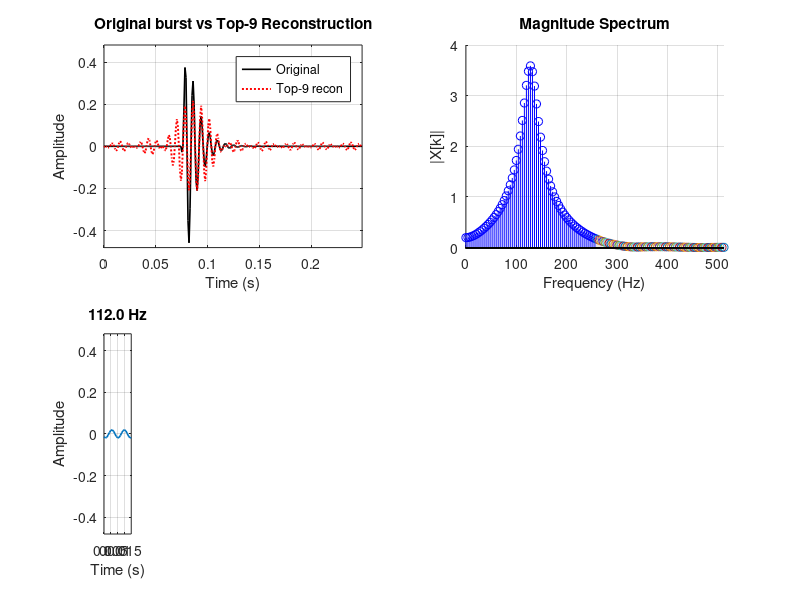

Recreate this plot in MATLAB. (Note: this script raises an error after producing the figure.)
% Demo: percussive burst decomposition, horizontal sinusoid panel
clear; close all;

% Parameters
fs = 1024;
N  = 256;
n  = 0:N-1;
t  = n/fs;

% --- Create a percussive burst (decaying cosine), asymmetrically windowed ---
f0  = 128;            % center frequency (Hz)
tau = 0.01;           % decay time (s)

% Core burst: decaying exponential cosine
burst = exp(-t/tau) .* cos(2*pi*f0*t);

% Asymmetric window:
fadeInLen = round(N/32);     % quick attack length
fadeIn  = hann(2*fadeInLen)'; 
fadeIn  = fadeIn(1:fadeInLen);   % take only rising half
sustain = ones(1, N - fadeInLen);
asymWin = [fadeIn sustain];      % total length = N

% Apply asymmetric window
x = burst .* asymWin;
x = -circshift(x, 76);

% FFT
X = fft(x);
mag = abs(X);
phase = angle(X);
f = (0:N-1)*(fs/N);

% Positive-frequency bins (exclude DC and Nyquist if even length)
if mod(N,2)==0
    posBins = 2:(N/2);
else
    posBins = 2:ceil(N/2);
end

% Pick top K bins by magnitude
K = 9;
[~, orderPos] = sort(mag(posBins), 'descend');
keepPos = sort(posBins(orderPos(1:K)));  % sorted by frequency

% Build reconstruction spectrum (Hermitian)
X_recon = zeros(size(X));
for kk = 1:K
    k = keepPos(kk);
    conjIdx = mod(N - (k-1), N) + 1;
    X_recon(k)       = X(k);
    X_recon(conjIdx) = conj(X(k));
end
x_recon = real(ifft(X_recon));

% Individual components
components = zeros(K, N);
for kk = 1:K
    k = keepPos(kk);
    conjIdx = mod(N - (k-1), N) + 1;
    X_single = zeros(size(X));
    X_single(k)       = X(k);
    X_single(conjIdx) = conj(X(k));
    components(kk,:)  = real(ifft(X_single));
end

% Cloaking threshold
thresh = 0.05 * max(mag);

% Shared y-axis limit
yL = 1.05 * max(abs(x));

% Short time vector for component display (0.02 s)
t_short = t(t <= 0.02);
Nshort = numel(t_short);

% Figure
%figure('Position',[120 120 1400 900]);
figure;

% --- Top-left: original vs reconstruction ---
subplot(2,2,1);
plot(t, x, 'k', 'LineWidth', 1.2); hold on;
plot(t, x_recon, 'r:', 'LineWidth', 1.4);
title(sprintf('Original burst vs Top-%d Reconstruction', K));
xlabel('Time (s)'); ylabel('Amplitude');
legend('Original',sprintf('Top-%d recon',K),'Location','best');
grid on; xlim([0 max(t)]); ylim([-yL yL]);

% --- Top-right: magnitude spectrum (cloaked) ---
subplot(2,2,2); hold on;
for k = 1:N
    if mag(k) > thresh
        stem(f(k), mag(k), 'b');
    else
        stem(f(k), mag(k), 'Color', [0.8 0.8 0.8], 'LineWidth', 0.5);
    end
end
title('Magnitude Spectrum');
xlabel('Frequency (Hz)'); ylabel('|X[k]|');
xlim([0 fs/2]); grid on;

% --- Bottom-left: horizontal panel of sinusoid components ---
ax_container = subplot(2,2,3);
pos = get(ax_container, 'Position'); delete(ax_container);

% Divide horizontally into K tiles
w_each = pos(3) / K;
colors = lines(K);

for kk = 1:K
    x0 = pos(1) + (kk-1)*w_each;
    ax_comp = axes('Position', [x0 pos(2) w_each*0.95 pos(4)]);
    plot(t_short, components(kk,1:Nshort), 'Color', colors(kk,:), 'LineWidth', 1.2);
    ylim([-yL yL]); xlim([0 max(t_short)]);
    grid on;
    % Label only the first subplot’s y-axis
    if kk > 1
        set(ax_comp, 'YTickLabel', []);
        ylabel('');
    else
        ylabel('Amplitude');
    end
    % Hide x-ticks (too crowded), only show for the first
    if kk > 1
        set(ax_comp, 'XTickLabel', []);
    else
        xlabel('Time (s)');
    end
    title_handle = title(sprintf('%.1f Hz', f(keepPos(kk))));
    ax_comp.Title.Rotation = 90;
    current_pos = get(title_handle, 'Position');
    new_pos = [current_pos(1), -yL, current_pos(3)];
    set(title_handle, 'Position', new_pos);
    set(title_handle, 'HorizontalAlignment', 'left');
    set(title_handle, 'VerticalAlignment', 'top');
end
annotation('textbox',[pos(1) pos(2)+pos(4)+0.01 pos(3) 0.03], ...
    'String', sprintf('Top-%d Sinusoidal Components (0–0.02 s)',K), ...
    'EdgeColor','none','HorizontalAlignment','center');

% --- Bottom-right: phase spectrum (raw) with cloaking ---
subplot(2,2,4); hold on;
for k = 1:N
    if mag(k) > thresh
        stem(f(k), phase(k), 'r');
    else
        stem(f(k), phase(k), 'Color', [0.8 0.8 0.8], 'LineWidth', 0.5);
    end
end
title('Phase Spectrum');
xlabel('Frequency (Hz)'); ylabel('Phase (rad)');
xlim([0 fs/2]); grid on;

sgtitle(sprintf('Percussive Burst → Top-%d Sinusoidal Components, Magnitude, and Phase', K));
